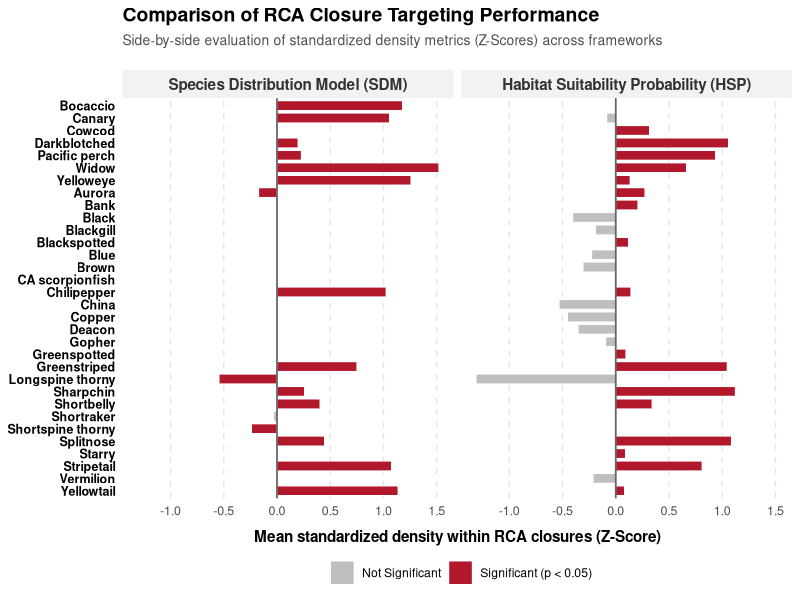

Write R code to recreate this figure.
# Generate plots of SDM and HSP z-scores with p-values from one-sample T-Test for RCA mapping project
# Blake Feist - created 18 May 2026

library(dplyr)
library(ggplot2)
library(readr)
library(tidyr)

### Pre-step
# assign the species names lookup and order and handle missing species alignment
species_order_map <- c(
  "mean_pauc" = "Bocaccio",
  "mean_pinn" = "Canary",
  "mean_levi" = "Cowcod",
  "mean_cram" = "Darkblotched",
  "mean_alut" = "Pacific perch",
  "mean_ento" = "Widow",
  "mean_rube" = "Yelloweye",
  "mean_auro" = "Aurora",
  "mean_rufu" = "Bank",
  "mean_mela" = "Black",
  "mean_omus" = "Blackgill",
  "mean_ctus" = "Blackspotted",
  "mean_myst" = "Blue",
  "mean_auri" = "Brown",
  "mean_guta" = "CA scorpionfish",
  "mean_good" = "Chilipepper",
  "mean_nebu" = "China",
  "mean_caur" = "Copper",
  "mean_diac" = "Deacon",
  "mean_carn" = "Gopher",
  "mean_chlo" = "Greenspotted",
  "mean_elon" = "Greenstriped",
  "mean_alti" = "Longspine thorny",
  "mean_zace" = "Sharpchin",
  "mean_jord" = "Shortbelly",
  "mean_bore" = "Shortraker",
  "mean_alas" = "Shortspine thorny",
  "mean_dipl" = "Splitnose",
  "mean_cons" = "Starry",
  "mean_saxi" = "Stripetail",
  "mean_mini" = "Vermilion",
  "mean_flav" = "Yellowtail"
)

### Step 1: Load CSVs
# Load performance CSV files
setwd("~/Documents/GitHub/RCA_closure_areas/spatial_overlay_stats/")
raw_sdm <- read.csv("SDM_species_performance.csv")
raw_hsp <- read.csv("HSP_species_performance.csv")

# Prep SDM performance data
data_sdm <- raw_sdm %>%
  mutate(
    Model_Source = "Species Distribution Model (SDM)",
    Clean_Name   = species_order_map[Species_ID]
  )

# Prep HSP performance data
data_hsp <- raw_hsp %>%
  mutate(
    Model_Source = "Habitat Suitability Probability (HSP)",
    Clean_Name   = species_order_map[Species_ID]
  )

# 4. Stack them vertically into one master data frame
combined_plot_data <- bind_rows(data_sdm, data_hsp) %>%
  mutate(Significance = ifelse(p_value < 0.05, "Significant (p < 0.05)", "Not Significant")) %>%
  filter(!is.na(Clean_Name)) %>%
  
  # --- THE FIX TO SWAP LEFT AND RIGHT PANELS ---
  # Explicitly set the factor levels to force SDM to the left and HSP to the right
  mutate(Model_Source = factor(Model_Source, levels = c(
    "Species Distribution Model (SDM)", 
    "Habitat Suitability Probability (HSP)"
  )))

# 5. Lock the order to match the species_order_map in reverse (Same as before)
explicit_order <- unique(species_order_map)
combined_plot_data$Clean_Name <- factor(combined_plot_data$Clean_Name, levels = rev(explicit_order))


### Step 2: Render Side-by-Side Comparison (leave out "z_score_plot <-" to just generate the plot in R Studio)
z_score_plot <- ggplot(combined_plot_data, aes(x = Clean_Name, y = Mean_Z_Across_Years, fill = Significance)) +
  # Draw the bars
  geom_bar(stat = "identity", width = 0.75, color = "white", linewidth = 0.2) +
  
  # Solid zero baseline across both panels
  geom_hline(yintercept = 0, color = "gray40", linetype = "solid", linewidth = 0.6) +
  
  # Flip coordinates so species common names read horizontally
  coord_flip() +
  
  # Split into side-by-side panels based on the two framework names
  facet_wrap(~ Model_Source, ncol = 2) + 
  
  # Color palette
  scale_fill_manual(values = c("Significant (p < 0.05)" = "#b2182b", 
                               "Not Significant" = "gray75")) +
  theme_minimal() +
  labs(
    title = "Comparison of RCA Closure Targeting Performance",
    subtitle = "Side-by-side evaluation of standardized density metrics (Z-Scores) across frameworks",
    x = NULL, 
    y = "Mean standardized density within RCA closures (Z-Score)",
    fill = ""
  ) +
  theme(
    panel.grid.major.y = element_blank(), 
    panel.grid.minor = element_blank(),
    panel.grid.major.x = element_line(color = "gray90", linetype = "dashed"),
    
    # Text and Axis formatting
    axis.text.y = element_text(size = 9, face = "bold", color = "black"), 
    axis.text.x = element_text(size = 9),
    axis.title.x = element_text(size = 11, face = "bold", vjust = -1),
    
    # Panel header styling
    strip.text = element_text(size = 11, face = "bold", color = "gray20"),
    strip.background = element_rect(fill = "gray95", color = "transparent"),
    
    plot.title = element_text(size = 14, face = "bold", hjust = 0),
    plot.subtitle = element_text(size = 10, color = "gray30", margin = margin(b = 15)),
    legend.position = "bottom"
  )

# Save plot as high-resolution PNG
ggsave(
  filename = "SDM & HSP z-scores plot.png",   # The name of your output file
  plot = z_score_plot,                        # Tells R which plot object to save
  width = 10,                                 # Physical width in inches
  height = 7,                                 # Physical height in inches
  units = "in",                               # Sets the measuring unit to inches ("in", "cm", or "mm")
  dpi = 600                                   # CRITICAL: Sets resolution to 600 DPI
)
